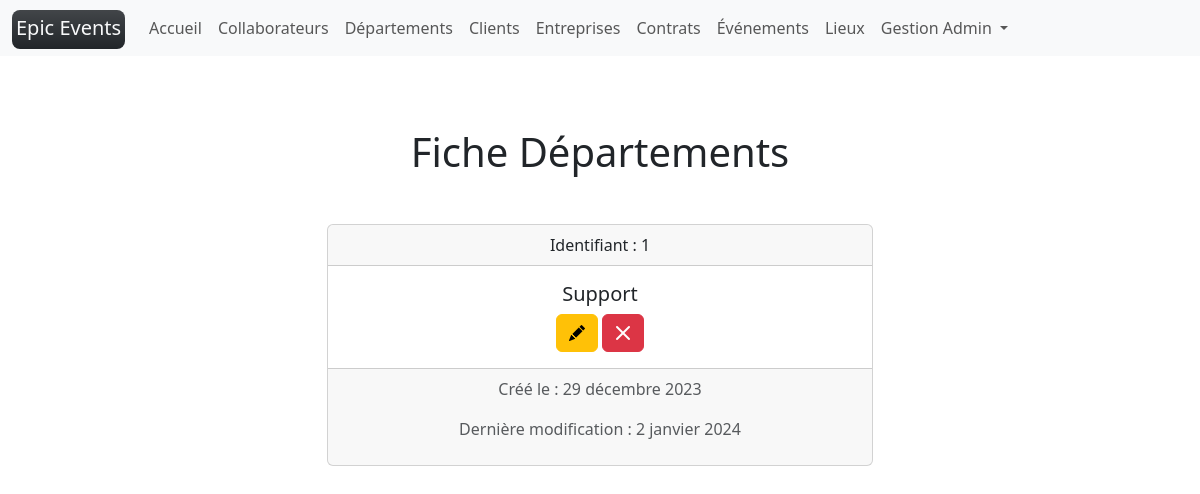
Screenshot of /departments/1/ (signed in) with the database file from the repository.
### epic_events/models/collaborator.py (models this page shows, shortened)
class Collaborator(UserMixin, AbstractUser):
    department = models.ForeignKey(to=Department, on_delete=models.RESTRICT, null=True)
    birthdate = models.DateField(verbose_name="Date de naissance")
    REQUIRED_FIELDS = ["first_name", "last_name"]
    USERNAME_FIELD = "email"
    username = date_joined = None
    @property
    def str_id(self) -> str:
        if self.id:
            return str(self.id)
        return unfilled
    @property
    def role(self) -> str:
        if self.department:
            return self.department.name
        return unfilled
    @property
    def title(self) -> str:
        if self.first_name:
            return f"{self.role} {self.first_name.capitalize()}"
        return f"{self.role} {unfilled}"

### epic_events/models/department.py (models this page shows, shortened)
class Department(NameFieldMixin):
    @classmethod
    def french_name(self) -> str:
        """used in flash messages"""
        return "Département"

### epic_events/views/department.py (the view)
class DetailView(crud_permission, View):
    def get(self, request, id, *args, **kwargs):
        context["obj"] = get_object_or_404(model, id=id)
        return render(request, model.template_name_detail(), context)

### epic_events/models/mixins.py (called while the page is built)
    @classmethod
    def singular_name(self) -> str:
        return self.__name__.lower()

    @classmethod
    def template_name_detail(self) -> str:
        return f"{self.singular_name()}/detail.html"

### epic_events/permissions.py (called while the page is built)
    def test_func(self):
        return self.request.user.role == "Gestion"

### epic_events/templates/department/detail.html
{% extends "base.html" %}
{% block content %}
    <h1 class="text-center my-5">Fiche {{title}}</h1>
    <div class="offset-md-3 col-md-6 offset-1 col-10">
      <div class="card text-center">
        <div class="card-header">Identifiant : {{obj.id}}</div>
        <div class="card-body">
          <h5 class="card-title">{{obj.name|capfirst}}</h5>
          <a href="{% url update_url_name id=obj.id  %}" class="btn btn-warning" title="Modifier">
            <i class="bi bi-pencil-fill"></i>
          </a>
          <a href="{% url delete_url_name id=obj.id  %}" class="btn btn-danger" title="Supprimer">
            <i class="bi bi-x-lg"></i>
          </a>
        </div>
        <div class="card-footer text-muted">
          <p>Créé le : {{obj.creation_time|date}}</p>
          <p>Dernière modification : {{obj.edition_time|date}}</p>
        </div>
      </div>
    </div>
{% endblock content %}

### epic_events/templates/partials/navbar.html (shortened to what this page needs)
<nav class="navbar navbar-expand-lg navbar-light bg-light">
  <div class="container-fluid">
    <a class="navbar-brand" href="{% url 'home' %}">
      <span class="bg-dark text-light p-1 pb-2 bg-gradient rounded-3">
        Epic Events
      </span>
    </a>
    <div class="collapse navbar-collapse" id="navbarScroll">
      {% if user.is_authenticated %}
      <ul class="navbar-nav me-auto my-2 my-lg-0 navbar-nav-scroll" style="--bs-scroll-height: 100px;">
        <li class="nav-item">
          <a
          {% if '/home/' == request.path %}
            class="nav-link active border-bottom border-dark border-2"
            aria-current="page"
          {% else %}
            class="nav-link"
          {% endif %}
            href="{% url 'home' %}">Accueil
          </a>
        </li>
        {% if user.role == "Gestion" %}
        <li class="nav-item">
          <a
          {% if request.path == "/collaborators/" or "collaborators" in request.path and "search" in request.path %}
            class="nav-link active border-bottom border-dark border-2"
            aria-current="page"
          {% else %}
            class="nav-link"
          {% endif %}
           href="{% url 'collaborators' %}">Collaborateurs
          </a>
        </li>
        <li class="nav-item">
          <a
          {% if request.path == "/departments/" or "departments" in request.path and "search" in request.path %}
            class="nav-link active border-bottom border-dark border-2"
            aria-current="page"
          {% else %}
            class="nav-link"
          {% endif %}
            href="{% url 'departments' %}">Départements
          </a>
        </li>
        {% endif %}
        <li class="nav-item">
          <a
          {% if '/customers/' == request.path %}
            class="nav-link active border-bottom border-dark border-2"
            aria-current="page"
          {% else %}
            class="nav-link"
          {% endif %}
           href="{% url 'customers' %}">Clients
          </a>
        </li>
        <li class="nav-item">
          <a
          {% if '/companies/' == request.path %}
            class="nav-link active border-bottom border-dark border-2"
            aria-current="page"
          {% else %}
            class="nav-link"
          {% endif %}
            href="{% url 'companies' %}">Entreprises
          </a>
        </li>
        <li class="nav-item">
          <a
          {% if '/contracts/' == request.path %}
            class="nav-link active border-bottom border-dark border-2"
            aria-current="page"
          {% else %}
            class="nav-link"
          {% endif %}
            href="{% url 'contracts' %}">Contrats
          </a>
        </li>
        <li class="nav-item">
          <a
          {% if '/events/' == request.path %}
            class="nav-link active border-bottom border-dark border-2"
            aria-current="page"
          {% else %}
            class="nav-link"
          {% endif %}
            href="{% url 'events' %}">Événements
          </a>
        </li>
        <li class="nav-item">
          <a
          {% if '/locations/' == request.path %}
            class="nav-link active border-bottom border-dark border-2"
            aria-current="page"
          {% else %}
            class="nav-link"
          {% endif %}
            href="{% url 'locations' %}">Lieux
          </a>
        </li>
        <li class="nav-item dropdown">
          <a
          {% if '/collaborators/'|add:user.str_id|add:'/' == request.path %}
            class="nav-link dropdown-toggle active border-bottom border-dark border-2"
          {% else %}
            class="nav-link dropdown-toggle"
          {% endif %}
          href="#" id="navbarScrollingDropdown" role="button" data-bs-toggle="dropdown" aria-expanded="false">
            {{user.title}}
          </a>
        </li>
      </ul>
      {% endif %}
    </div>
  </div>
</nav>

### rows the page displays
Collaborator: title "Gestion Admin"
Department: id "1", name "Support", creation_time "29 décembre 2023", edition_time "2 janvier 2024"

### other values shown
{{ title }} "Départements"
